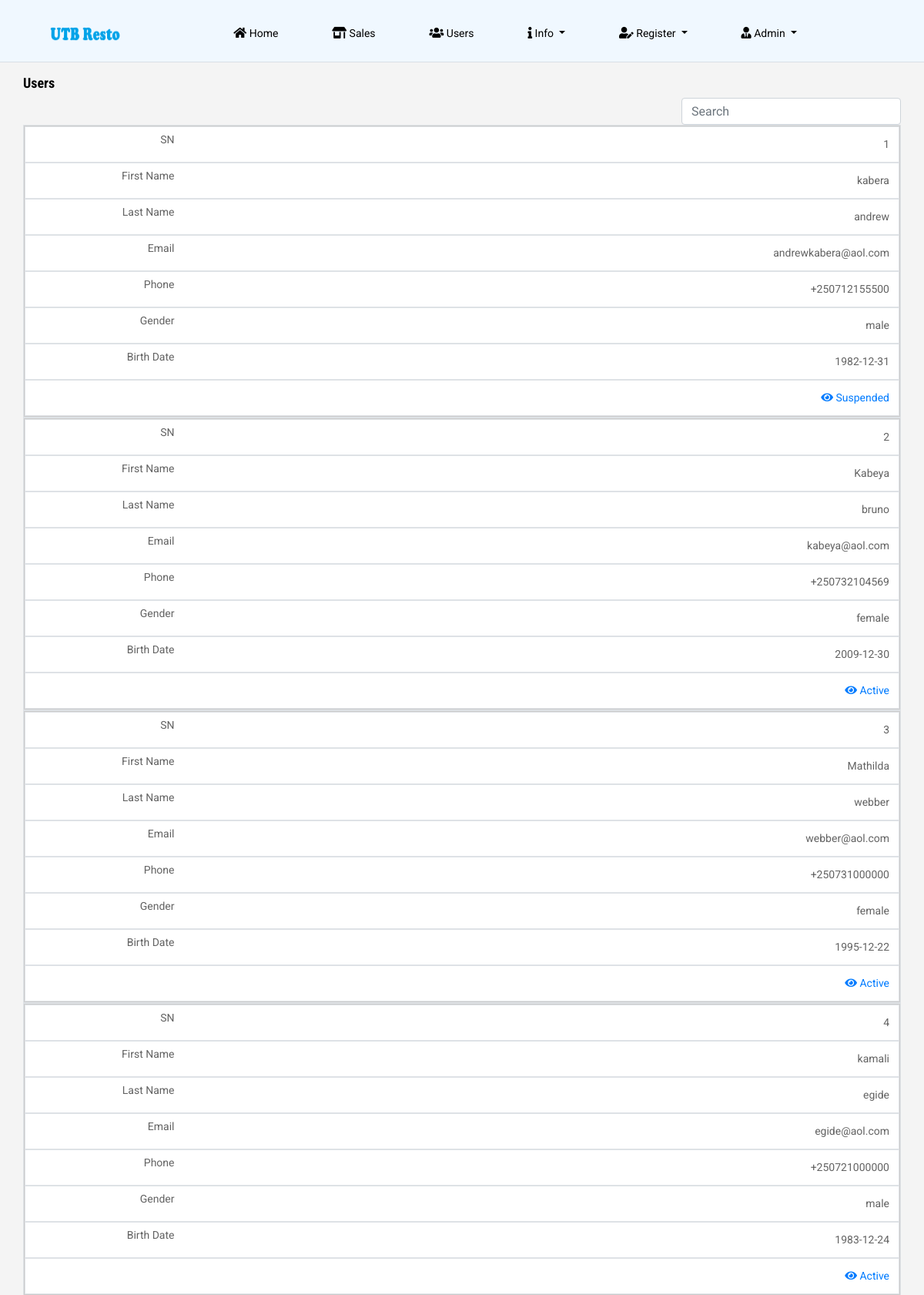
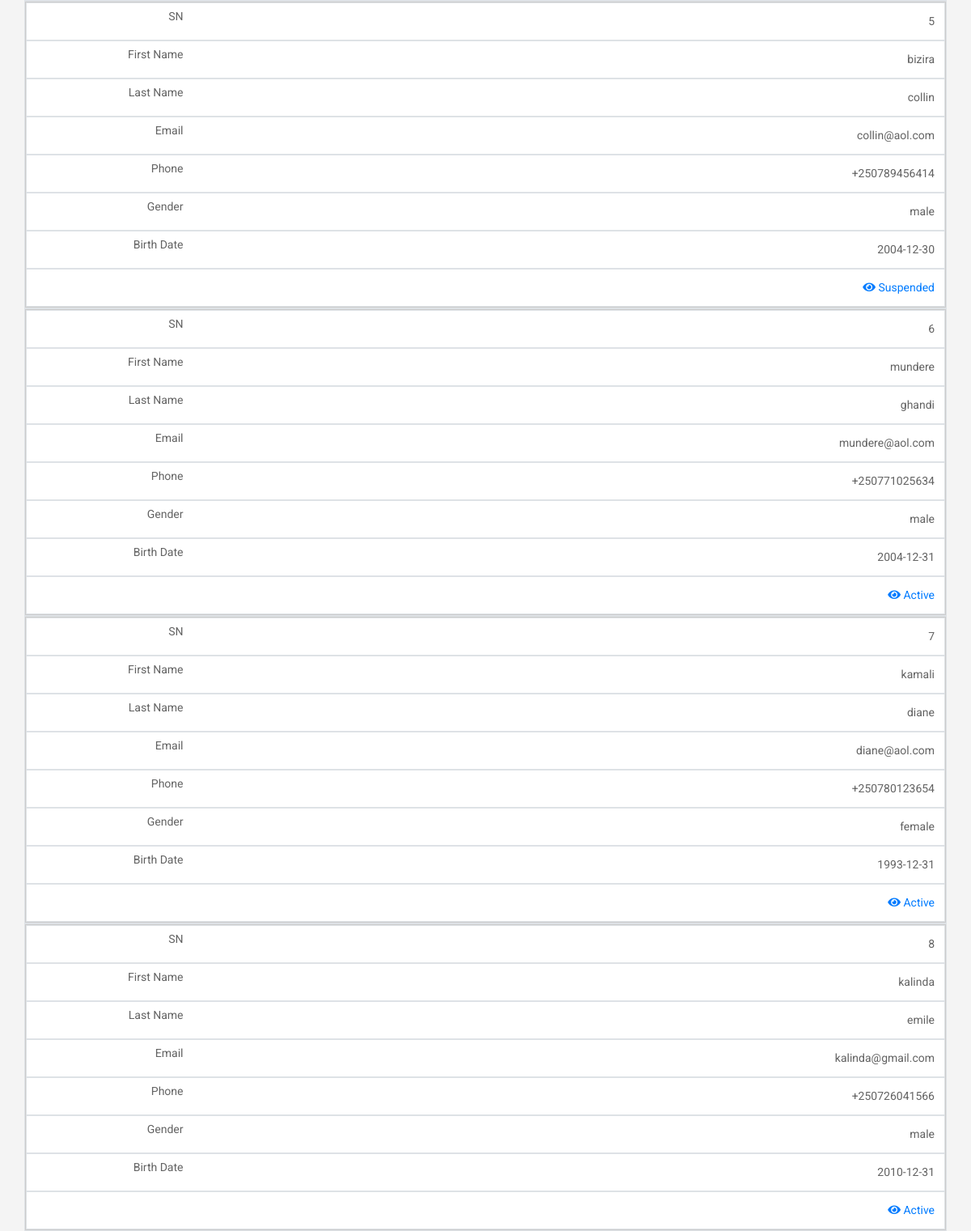
/users.php (signed in, upper part), run on the app's committed database (2 pictures, top to bottom).
### tables this page shows
CREATE TABLE `users` (
  `user_id` int(11) NOT NULL,
  `user_fname` varchar(20) NOT NULL,
  `user_lname` varchar(20) NOT NULL,
  `user_email` varchar(30) NOT NULL,
  `user_password` varchar(100) NOT NULL,
  `user_phone` varchar(13) NOT NULL,
  `user_gender` varchar(6) NOT NULL,
  `user_dob` date NOT NULL,
  `user_username` varchar(20) NOT NULL,
  `role_id` int(11) NOT NULL,
  `register_date` timestamp NOT NULL DEFAULT CURRENT_TIMESTAMP ON UPDATE CURRENT_TIMESTAMP
);

### users.php (the view, shortened to what this page needs)
<!doctype html>
<html lang="en">
<?php
include('config.php');
$session = $_SESSION['name'];
$sel_admin = mysqli_query($con, "select user_type,status from admin where admin_name = '$session'");
while($row = mysqli_fetch_array($sel_admin)){
   $user_type = $row['user_type'];
    $status = $row['status'];
}
if(!$_SESSION['name']){
header("location: index.php");
}
else if($user_type != 'admin'){
header("location: no-access.php");
}
else if( $status != 'Active'){
    header("location: access-revoked.php");
}
else{
?>
<head>
    <link rel="stylesheet" href="css/bootstrap.min.css">
    <link rel="stylesheet" href="css/animate.css">
    <link rel="stylesheet" href="css/owl.carousel.min.css">
    <link rel="stylesheet" href="css/all.css">
    <link rel="stylesheet" href="css/flaticon.css">
    <link rel="stylesheet" href="css/themify-icons.css">
    <link rel="stylesheet" href="css/magnific-popup.css">
    <link rel="stylesheet" href="css/slick.css">
    <link rel="stylesheet" href="css/style.css">
    <link rel="stylesheet" href="./charts/css/users.css">
  <link href="https://maxcdn.bootstrapcdn.com/font-awesome/latest/css/font-awesome.min.css" rel="stylesheet">
</head>
<body>
<div id="container">
    <div class="head-color">
   <header class="main_menu home_menu">
        <div class="container-fluid">
            <div class="row align-items-center justify-content-center">
                <div class="col-lg-11">
                    <nav class="navbar navbar-expand-lg navbar-light">
                        <a class="navbar-brand" href="home.php"> <img src="img/logo3.png" width="92px" height="21px" alt="logo"> </a>
                        <div class="collapse navbar-collapse main-menu-item" id="navbarSupportedContent">
                            <ul class="navbar-nav">
                                <li class="nav-item">
                                    <a class="nav-link" href="home.php">
                                    <i class="fas fa-home"></i> Home</a>
                                </li>
                                <li class="nav-item">
                                    <a class="nav-link" href="payment.php"><i class="fas fa-store-alt"></i> Sales</a>
                                </li>
                                <li class="nav-item">
                                    <a class="nav-link" href="users.php"><i class="fas fa-users"></i> Users</a>
                                </li>
                                <li class="nav-item dropdown">
                                    <a class="nav-link dropdown-toggle" href="" id="navbarDropdown_2"
                                        role="button" data-toggle="dropdown" aria-haspopup="true" aria-expanded="false">
                                        <i class="fas fa-info"></i> Info
                                    </a>
                                </li>
                                <li class="nav-item dropdown">
                                    <a class="nav-link dropdown-toggle" href="" id="navbarDropdown_2"
                                        role="button" data-toggle="dropdown" aria-haspopup="true" aria-expanded="false">
                                        <i class="fas fa-user-edit"></i> Register
                                    </a>
                                </li>
                                <li class="nav-item dropdown">
                                    <a class="nav-link dropdown-toggle" href="" id="navbarDropdown_2"
                                        role="button" data-toggle="dropdown" aria-haspopup="true" aria-expanded="false">
                                        <i class="fas fa-user-tie"></i> <?php echo $_SESSION['name']; ?>
                                    </a>
                                </li>
                            </ul>
                        </div>
                    </nav>
                </div>
            </div>
        </div>
    </header>
    <hr>
   </div>
<div id="page" class="clearfix">
<div class="container col-sm-10 col-md-10 col-lg-10">
<h4><strong>Users</strong></h4>
        <div class="row">
        <div class="col-lg-12">
     <div class="form-group">
           <form>
           <input type="text" class="form-control pull-right" style="width:25%; height: 35px;" id="search" placeholder="Search">
          </form>
     </div>
 <table class="table-bordered table pull-right" id="mytable" cellspacing="0" style="width: 100%;">
  <?php
        if (isset($_GET['pageno'])) {
            $pageno = $_GET['pageno'];
        } else {
            $pageno = 1;
        }
        $no_of_records_per_page = 50;
        $offset = ($pageno-1) * $no_of_records_per_page;
        $total_pages_sql = "SELECT COUNT(*) FROM users";
        $result = mysqli_query($con,$total_pages_sql);
        $total_rows = mysqli_fetch_array($result)[0];
        $total_pages = ceil($total_rows / $no_of_records_per_page);
        $sql = "SELECT * FROM users order by register_date DESC LIMIT $offset, $no_of_records_per_page";
        $res_data = mysqli_query($con,$sql);
        if ($offset == 1) {
            $i = 1;
        } else {
            $i = $offset * $total_pages/2;
        }
        while($row = mysqli_fetch_array($res_data)){
                     $user_id = $row['user_id'];
                     $fname = $row['user_fname'];
                     $lname = $row['user_lname'];
                     $email = $row['user_email'];
                     $phone = $row['user_phone'];
                     $gender = $row['user_gender'];
                     $dob = $row['user_dob'];
                    $i++;
    $sel_user = mysqli_query($con, "select admin_id,status from admin where user_id = '$user_id'");
    $row = mysqli_fetch_array($sel_user);
    $admin_id = $row['admin_id'];
    $status = $row['status'];
    ?>
  <tbody>
  <tr style="text-align: right;">
                  <td><?php echo $i; ?></td>
                <td style="text-transform: capitalize;"><?php echo $fname; ?></td>
                <td style="text-transform: capitalize;"><?php echo $lname; ?></td>
                <td><?php echo $email; ?></td>
                <td style="text-transform: capitalize;"><?php echo $phone; ?></td>
                <td style="text-transform: capitalize;"><?php echo $gender; ?></td>
                <td><?php echo $dob; ?></td>
                <?php if($user_type == 'admin'){ ?><td><a href="account-status.php?id=<?php echo $admin_id ?>"><i class="fas fa-eye"></i> <?php echo $status; ?></a></td><?php } ?>
            </tr>
  </tbody>
   <?php } ?>
</table>
</div>
    </div>
</div>
<br>
</div>
</body>
</html>
<?php include('auto_logout.php'); } ?>

### css/all.css (style rules this page uses)
.fa, .fas, .far, .fal, .fab { -moz-osx-font-smoothing: grayscale; -webkit-font-smoothing: antialiased; display: inline-block; font-style: normal; font-variant: normal; text-rendering: auto; line-height: 1; }
.fa-eye:before { content: "\f06e"; }
.fa-home:before { content: "\f015"; }
.fa-info:before { content: "\f129"; }
.fa-store-alt:before { content: "\f54f"; }
.fa-user-edit:before { content: "\f4ff"; }
.fa-user-tie:before { content: "\f508"; }
.fa-users:before { content: "\f0c0"; }
.fa, .fas { font-family: 'Font Awesome 5 Free'; font-weight: 900; }

### charts/css/users.css (style rules this page uses)
@media only screen and (max-width: 760px),
(min-device-width: 768px) and (max-device-width: 1024px) { table, thead, tbody, th, td, tr { display: block; } }
@media only screen and (max-width: 760px),
(min-device-width: 768px) and (max-device-width: 1024px) { tr { border: 1px solid #ccc; } }
@media only screen and (max-width: 760px),
(min-device-width: 768px) and (max-device-width: 1024px) { td { border: none; border-bottom: 1px solid #eee; position: relative; padding-left: 50%; color: black; } }
@media only screen and (max-width: 760px),
(min-device-width: 768px) and (max-device-width: 1024px) { td:before { position: absolute; top: 6px; left: 10px; width: 25%; padding-right: 100px; white-space: nowrap; } }
@media only screen and (max-width: 760px),
(min-device-width: 768px) and (max-device-width: 1024px) { td:nth-of-type(1):before { content: "SN"; } }
@media only screen and (max-width: 760px),
(min-device-width: 768px) and (max-device-width: 1024px) { td:nth-of-type(2):before { content: "First Name"; } }
@media only screen and (max-width: 760px),
(min-device-width: 768px) and (max-device-width: 1024px) { td:nth-of-type(3):before { content: "Last Name"; } }
@media only screen and (max-width: 760px),
(min-device-width: 768px) and (max-device-width: 1024px) { td:nth-of-type(4):before { content: "Email"; } }
@media only screen and (max-width: 760px),
(min-device-width: 768px) and (max-device-width: 1024px) { td:nth-of-type(5):before { content: "Phone"; } }
@media only screen and (max-width: 760px),
(min-device-width: 768px) and (max-device-width: 1024px) { td:nth-of-type(6):before { content: "Gender"; } }
@media only screen and (max-width: 760px),
(min-device-width: 768px) and (max-device-width: 1024px) { td:nth-of-type(7):before { content: "Birth Date"; } }

### users.php (style rules this page uses)
td, th { padding: 10px; }
td { color: #636363; border: 1px solid #dddfe1; }
tr { background-color: #f9fafb; }
tr:nth-child(odd) { background-color: #ffffff; }
.head-color { background-color: aliceblue; }
header { height: 8vh; }
hr { color: rgb(13, 99, 175); }
html,body { margin: 0; padding:0; height: 100%; }
#container { min-height:100%; height: auto !important; height: 100%; position: relative; }
#page { margin: 0 auto; padding-bottom: 80px; }

### data on the page
users: user_fname "Kabera", user_lname "Andrew", user_email "andrewkabera@aol.com", user_phone "+250712155500", user_gender "Male", user_dob "1982-12-31", admin.status "Suspended"
users: user_fname "Kabeya", user_lname "Bruno", user_email "kabeya@aol.com", user_phone "+250732104569", user_gender "Female", user_dob "2009-12-30", admin.status "Active"
users: user_fname "Mathilda", user_lname "Webber", user_email "webber@aol.com", user_phone "+250731000000", user_gender "Female", user_dob "1995-12-22", admin.status "Active"
users: user_fname "Kamali", user_lname "Egide", user_email "egide@aol.com", user_phone "+250721000000", user_gender "Male", user_dob "1983-12-24", admin.status "Active"
users: user_fname "Bizira", user_lname "Collin", user_email "collin@aol.com", user_phone "+250789456414", user_gender "Male", user_dob "2004-12-30", admin.status "Suspended"
users: user_fname "Mundere", user_lname "Ghandi", user_email "mundere@aol.com", user_phone "+250771025634", user_gender "Male", user_dob "2004-12-31", admin.status "Active"
users: user_fname "Kamali", user_lname "Diane", user_email "diane@aol.com", user_phone "+250780123654", user_gender "Female", user_dob "1993-12-31", admin.status "Active"
users: user_fname "Kalinda", user_lname "Emile", user_email "kalinda@gmail.com", user_phone "+250726041566", user_gender "Male", user_dob "2010-12-31", admin.status "Active"

### other printed values
$_SESSION['name'] "Admin"
